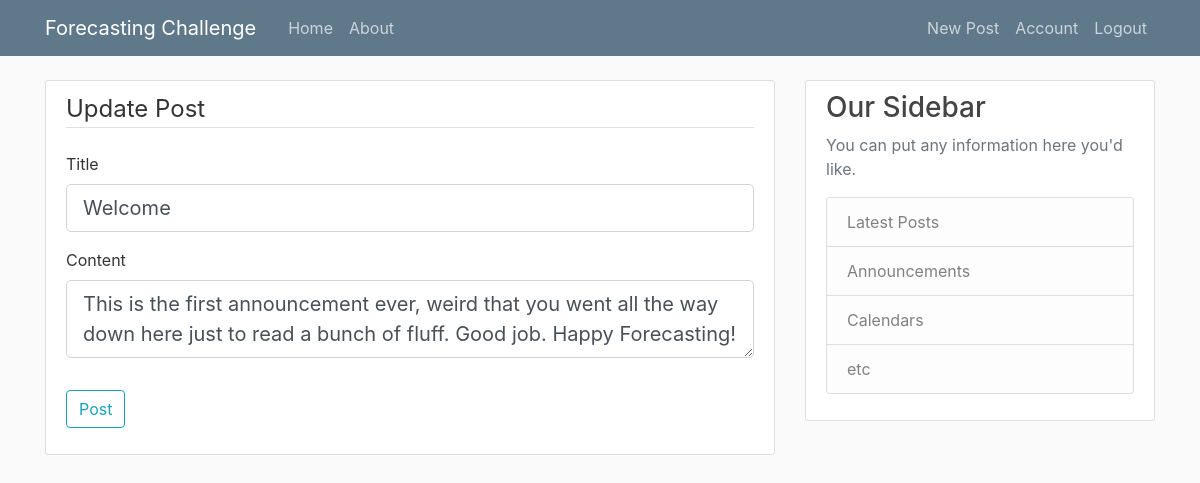
The app's page /post/1/update (signed in), older data.
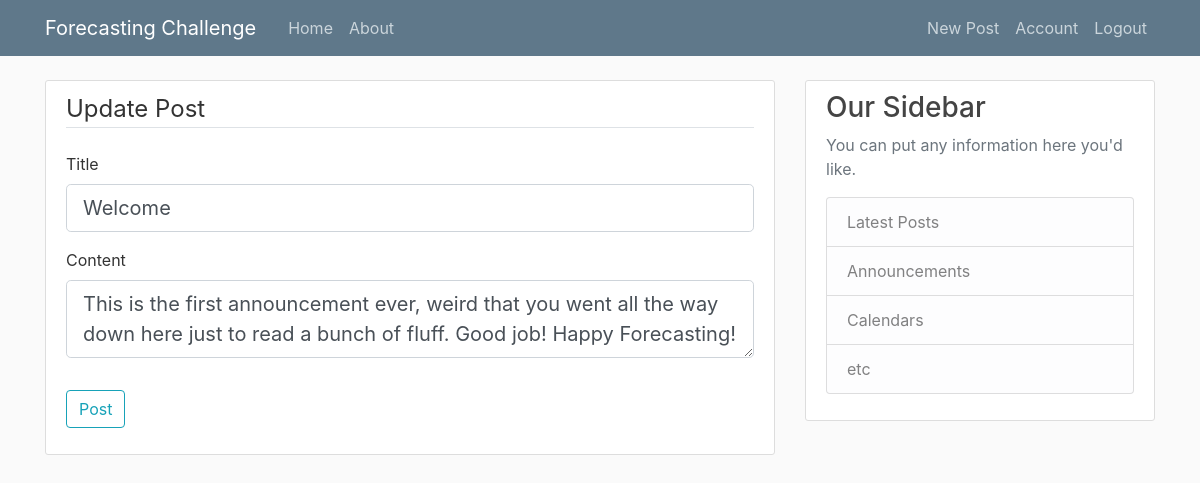
The same page, newer data.
### forecastingchallenge/models.py (models this page shows, shortened)
class Post(db.Model):
    id = db.Column(db.Integer, primary_key=True)
    title = db.Column(db.String(100), nullable=False)
    date_posted = db.Column(db.DateTime, nullable=False, default=datetime.utcnow)
    content = db.Column(db.Text, nullable=False)
    user_id = db.Column(db.Integer, db.ForeignKey('user.id'), nullable=False)

### forecastingchallenge/routes.py (the view)
@app.route("/post/<int:post_id>/update", methods=['GET', 'POST'])
@login_required
def post_update(post_id):
    post = Post.query.get_or_404(post_id)
    if post.author != current_user:
        abort(403)
    form = PostForm()
    if form.validate_on_submit():
        post.title = form.title.data
        post.content = form.content.data
        db.session.commit()
        flash('Your post has been updated!', 'success')
        return redirect(url_for('post', post_id=post.id))
    elif request.method == 'GET':
        form.title.data = post.title
        form.content.data = post.content
    return render_template('post_new.html', form=form, legend='Update Post')

### forecastingchallenge/forms.py
class PostForm(FlaskForm):
    title = StringField('Title', validators=[DataRequired()])
    content = TextAreaField('Content', validators=[DataRequired()])
    submit = SubmitField('Post')

### forecastingchallenge/models.py (called while the page is built)
@login_manager.user_loader
def load_user(user_id):
    return User.query.get(int(user_id))

### forecastingchallenge/templates/post_new.html (shortened to what this page needs)
{% extends "layout.html" %}
{% block content%}
    <div class="content-section">
        <form method="POST" action="" enctype="multipart/form-data">
            <fieldset class="form-group">
                <legend class="border-bottom mb-4">{{ legend }}</legend>
                <div class="form-group">
                    {{ form.title.label(class="form-control-label") }}
                    {% if form.title.errors %}
                        {{ form.title(class="form-control form-control-lg is-invalid") }}
                        <div class="invalid-feedback">
                            {% for error in form.email.errors %}
                                <span>{{ error }}</span>
                            {% endfor %}
                        </div>
                    {% else %}
                        {{ form.title(class="form-control form-control-lg") }}
                    {% endif %}
                </div>
                <div class="form-group">
                    {{ form.content.label(class="form-control-label") }}
                    {% if form.content.errors %}
                        {{ form.content(class="form-control form-control-lg is-invalid") }}
                        <div class="invalid-feedback">
                            {% for error in form.password.errors %}
                                <span>{{ error }}</span>
                            {% endfor %}
                        </div>
                    {% else %}
                        {{ form.content(class="form-control form-control-lg") }}
                    {% endif %}
                </div>
            </fieldset>
            <div class="form-group">
                {{ form.submit(class="btn btn-outline-info") }}
            </div>
        </form>
    </div>
{% endblock content %}

### forecastingchallenge/templates/layout.html (shortened to what this page needs)
<!DOCTYPE html>
<html lang="en">
<head>
    <link rel="stylesheet" href="https://maxcdn.bootstrapcdn.com/bootstrap/4.0.0/css/bootstrap.min.css">
    <link rel="stylesheet" type="text/css" href="{{ url_for('static', filename='main.css') }}">
</head>
<body>
    <header class="site-header">
      <nav class="navbar navbar-expand-md navbar-dark bg-steel fixed-top">
        <div class="container">
          <a class="navbar-brand mr-4" href="/">Forecasting Challenge</a>
          <div class="collapse navbar-collapse" id="navbarToggle">
            <div class="navbar-nav mr-auto">
              <a class="nav-item nav-link" href="{{ url_for('home') }}">Home</a>
              <a class="nav-item nav-link" href="{{ url_for('about') }}">About</a>
            </div>
            <div class="navbar-nav">
              {% if current_user.is_authenticated %}
                <a class="nav-item nav-link" href="{{ url_for('post_new') }}">New Post</a>
                <a class="nav-item nav-link" href="{{ url_for('account') }}">Account</a>
                <a class="nav-item nav-link" href="{{ url_for('logout') }}">Logout</a>
              {% else %}
                <a class="nav-item nav-link" href="{{ url_for('login') }}">Login</a>
                <a class="nav-item nav-link" href="{{ url_for('register') }}">Register</a>
              {% endif %}
            </div>
          </div>
        </div>
      </nav>
    </header>
    <main role="main" class="container">
      <div class="row">
        <div class="col-md-8">
            {% block content %}{% endblock %}
        </div>
        <div class="col-md-4">
          <div class="content-section">
            <h3>Our Sidebar</h3>
            <p class='text-muted'>
                You can put any information here you'd like.
              <ul class="list-group">
                <li class="list-group-item list-group-item-light">Latest Posts</li>
                <li class="list-group-item list-group-item-light">Announcements</li>
                <li class="list-group-item list-group-item-light">Calendars</li>
                <li class="list-group-item list-group-item-light">etc</li>
              </ul>
            </p>
          </div>
        </div>
      </div>
    </main>
</body>
</html>

### forecastingchallenge/static/main.css (style rules this page uses)
body { background: #fafafa; color: #333333; margin-top: 5rem; }
h1, h2, h3, h4, h5, h6 { color: #444444; }
.bg-steel { background-color: #5f788a; }
.site-header .navbar-nav .nav-link { color: #cbd5db; }
.content-section { background: #ffffff; padding: 10px 20px; border: 1px solid #dddddd; border-radius: 3px; margin-bottom: 20px; }

Row changes from the older to the newer data that the page shows:
changed Post "Welcome": content "This is the first announcement ever, weird that you went all the way down here just to read a bunch of fluff. Good job. Happy Forecasting!" → "This is the first announcement ever, weird that you went all the way down here just to read a bunch of fluff. Good job! Happy Forecasting!"
